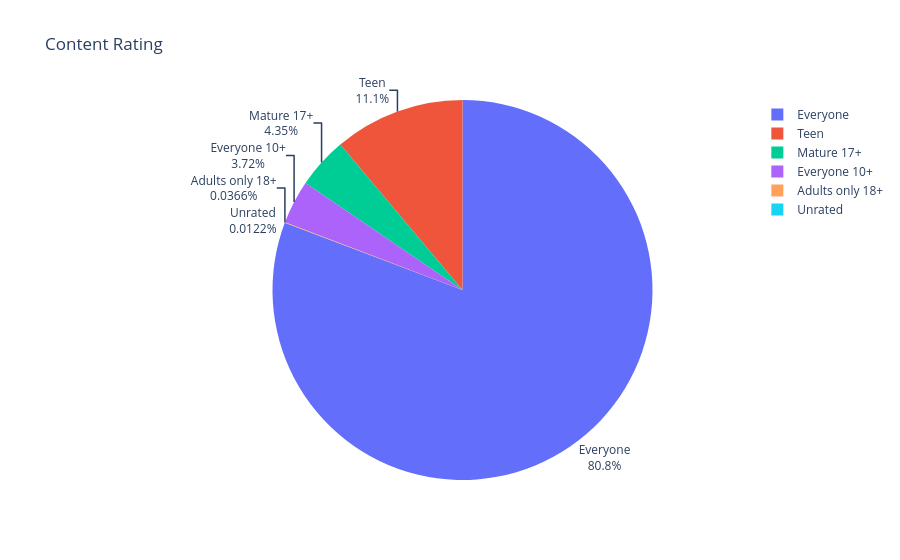

Here is the notebook cell this chart was saved with:
### Code cell
# content_rating visualization using pie
fig = px.pie(labels=content_rating.index,
             values=content_rating.values,
             title="Content Rating",
             names=content_rating.index
             )
fig.update_traces(textposition='outside',textinfo='percent+label')
fig.show()

### Figure 1 — Plotly figure (JSON) as saved in the notebook; plotly's stock layout.template omitted (floating-point values rounded to 4 significant figures)
{"data": [{"domain": {"x": [0.0, 1.0], "y": [0.0, 1.0]}, "hovertemplate": "label=%{label}<br>value=%{value}<extra></extra>", "labels": ["Everyone", "Teen", "Mature 17+", "Everyone 10+", "Adults only 18+", "Unrated"], "legendgroup": "", "name": "", "showlegend": true, "values": [6621, 912, 357, 305, 3, 1], "type": "pie", "textinfo": "percent+label", "textposition": "outside"}], "layout": {"legend": {"tracegroupgap": 0}, "title": {"text": "Content Rating"}}}
